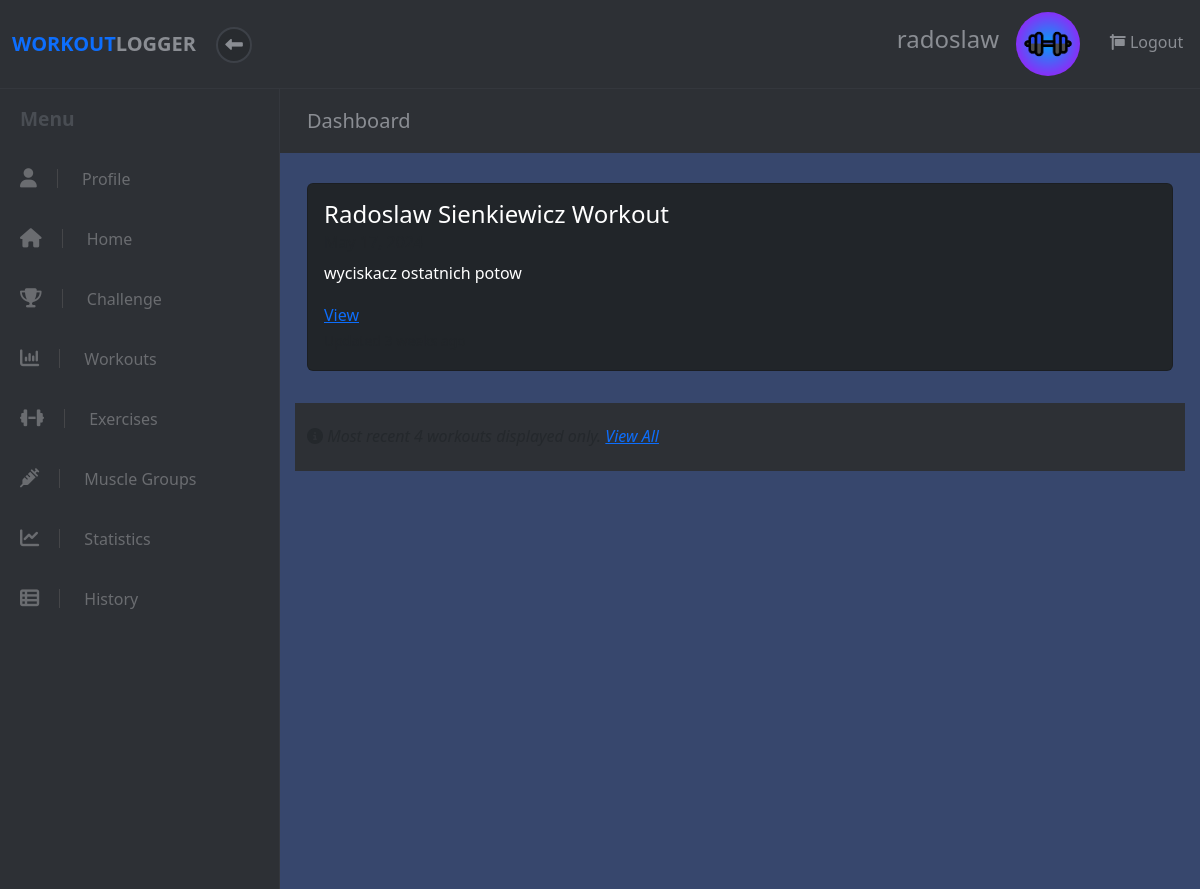
Page /dashboard (signed in) on the earlier database version.
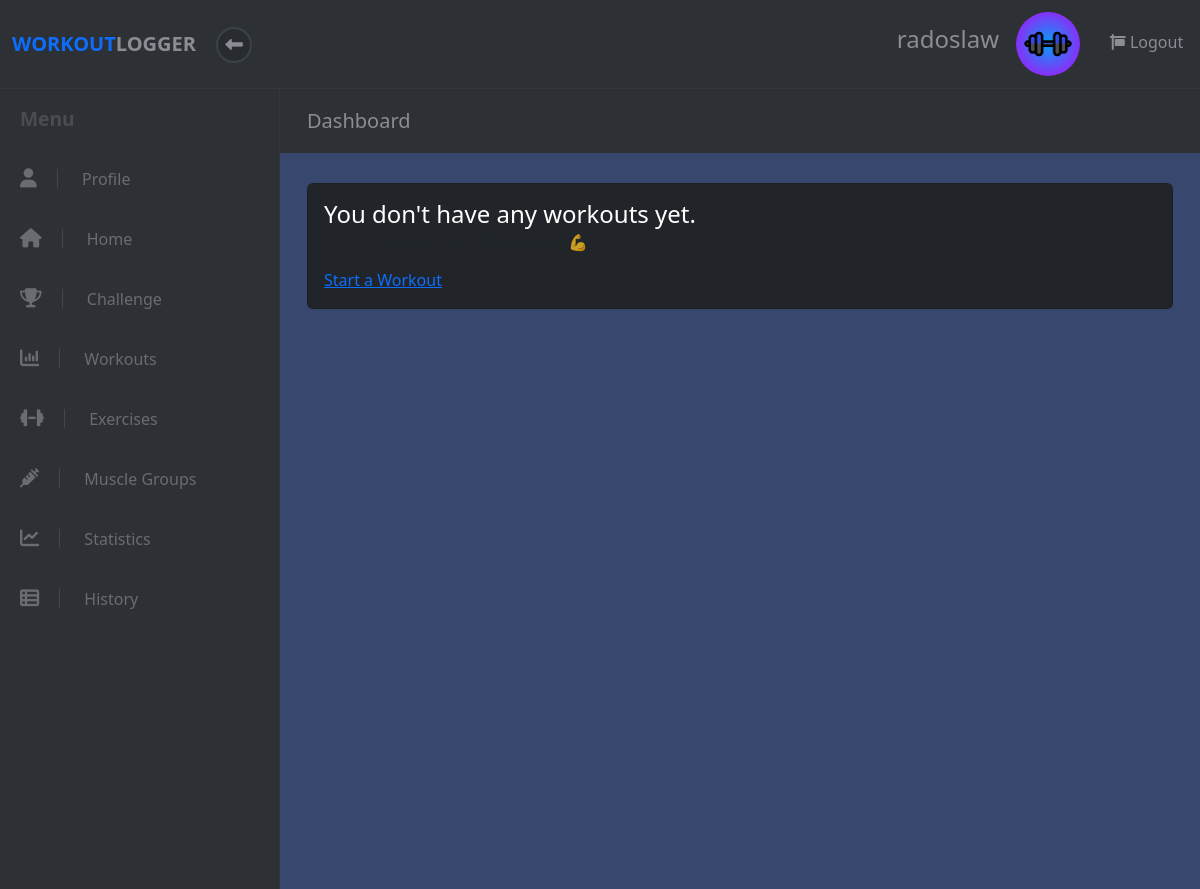
Same page on the later database version.
### apps/workout/models.py (models this page shows, shortened)
class Workout(models.Model):
    name = models.CharField(max_length=50)
    description = models.CharField(max_length=150)
    completed = models.BooleanField(default=False)
    is_shared = models.BooleanField(default=False)
    user = models.ForeignKey(User, on_delete=models.CASCADE, default=None)
    challenge = models.ForeignKey(Challenge, on_delete=models.CASCADE, default=None, blank=True, null=True)
    created_at = models.DateTimeField(auto_now_add=True)
    updated_at = models.DateTimeField(auto_now=True)
    objects = WorkoutManager()

### apps/workout/views.py (the view)
# urls.py: re_path(r'^dashboard$', views.dashboard),
def dashboard(request):
    try:
        user = User.objects.get(id=request.session["user_id"])
        recent_workouts = Workout.objects.filter(user__id=user.id).order_by('-id')[:4]
        data = {
            'user': user,
            'recent_workouts': recent_workouts,
        }
        return render(request, "workout/dashboard.html", data)
    except (KeyError, User.DoesNotExist) as err:
        messages.info(request, "You must be logged in to view this page.", extra_tags="invalid_session")
        logging.warning("User must be logged in to view 'dashboard'.")
        return redirect("/")

### apps/workout/templates/workout/dashboard.html (shortened to what this page needs)
<!DOCTYPE html>
<html>
  <head>
    {% load static %}
    <link
      rel="stylesheet"
      href="{% static 'fontawesomefree/css/all.min.css' %}"
    />
    <link rel="stylesheet" href="../../static/workout/styles.css" />
    {% load bootstrap5 %} {% bootstrap_css %} {% bootstrap_javascript %}
  </head>
  <body>
    {% include 'workout/widgets/header.html' %}
    <div class="d-flex align-items-stretch">
      {% include 'workout/widgets/sidebar.html' %}
      <div class="page-content">
        <div class="page-header">
          <div class="container-fluid">
            <h2 class="h5 no-margin-bottom">Dashboard</h2>
          </div>
        </div>
        <section class="no-padding-bottom">
          <div class="container-fluid mb-4">
            <div class="row">
              {% if recent_workouts %}
              {% for workout in recent_workouts %}
              <div class="col-lg-12 pb-4">
                <div class="card text-white bg-dark mb-2">
                  <div class="card-body">
                    <h4 class="card-title">{{workout.name}}</h4>
                    <h6 class="card-subtitle mb-2 text-muted">
                    </h6>
                    <p class="card-text">{{workout.description}}</p>
                    <a href="/workout/{{workout.id}}" class="card-link">View</a>
                    <p class="card-text">
                      <small class="text-muted"
                        >Updated {{workout.updated_at | timesince}} ago</small
                      >
                    </p>
                  </div>
                </div>
              </div>
              {% endfor %}
              <p class="text-white text-muted ml-3 mr-3 block">
                <i class="fa fa-info-circle"></i>
                <em
                  >Most recent 4 workouts displayed only.
                  <a href="/workout" class="card-link">View All</a></em
                >
              </p>
              {% else %}
              <div class="col-lg-12 pb-4">
                <div class="card text-white bg-dark mb-4">
                  <div class="card-body">
                    <h4 class="card-title">You don't have any workouts yet.</h4>
                    <h6 class="card-subtitle mb-2 text-muted">
                      There's no time like the present! 💪
                    </h6>
                    <a href="/workout" class="card-link">Start a Workout</a>
                  </div>
                </div>
              </div>
              {% endif %}
            </div>
          </div>
        </section>
      </div>
    </div>
  </body>
</html>

Differences in the rows shown:
removed Workout: name "Radoslaw Sienkiewicz Workout", description "wyciskacz ostatnich potow"
Other differences:
text no longer shown: "Most recent 4 workouts displayed only. View All"
text now shown: "You don't have any workouts yet. There's no time like the present! 💪 Start a Workout"
